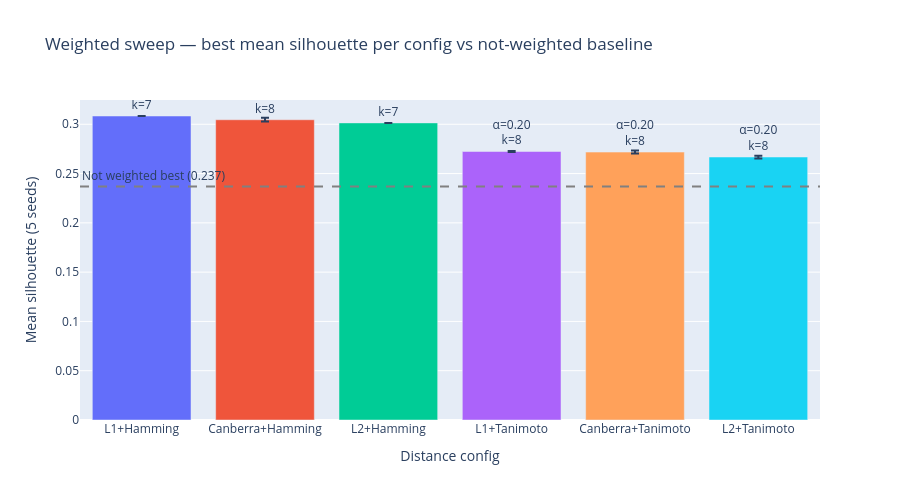

The code cell stored with this chart in its notebook:
### Markdown cell above
### ARI matrix

The three methods split into two agreement regimes:

- Not weighted vs weighted: ARI = 0.824 — strong agreement. Despite the alpha shift from neutral to optimised, the two distance-space methods assign clients to largely the same groups, confirming that the weighted optimisation refines rather than restructures the segmentation.
- Not weighted vs UMAP: ARI = 0.205 — weak agreement.
- Weighted vs UMAP: ARI = 0.212 — weak agreement.

The UMAP partitions are substantially different from both distance-space solutions. This is not necessarily a failure — UMAP operates in a learned latent space with different geometric assumptions, and a k=10 partition in that space need not align label-for-label with a k=10 partition in the original mixed-distance space. However, it does mean UMAP cannot be claimed as an independent validation of the distance-space segments here. The two approaches should be treated as alternative views of the data structure rather than converging evidence.

### Code cell
# Alpha sweep summary: what did weighting add?
#
# This shows whether the alpha sweep improved over the neutral baseline,
# and where the peak silhouette sat relative to neutral alpha.

print("\n── Alpha sweep results (weighted notebook) ──")
display(w["df_best"])

# Neutral baselines (recalculated for reference)
# These match what the weighted notebook computed
n_num_cols = 14
n_cat_ham  = 3
n_cat_tan  = 10
neutral_hamming  = n_num_cols / (n_num_cols + n_cat_ham)
neutral_tanimoto = n_num_cols / (n_num_cols + n_cat_tan)

fig_sweep = go.Figure()

for _, row in w["df_best"].iterrows():
    config_label = f"{row['num_dist']}+{row['cat_dist']}"
    fig_sweep.add_trace(go.Bar(
        x=[config_label],
        y=[row["mean_sil"]],
        error_y=dict(type="data", array=[row["std_sil"]], visible=True),
        name=config_label,
        text=f"α={row['alpha']:.2f}<br>k={row['k']}",
        textposition="outside",
    ))

fig_sweep.add_hline(
    y=nw["winner_sil"],
    line_dash="dash", line_color="gray",
    annotation_text=f"Not weighted best ({nw['winner_sil']:.3f})",
    annotation_position="top left",
)
fig_sweep.update_layout(
    title="Weighted sweep — best mean silhouette per config vs not-weighted baseline",
    yaxis_title="Mean silhouette (5 seeds)",
    xaxis_title="Distance config",
    height=500,
    showlegend=False,
)
fig_sweep.show()

# Gower reference
gower_sil = w["best_gower"]["mean_sil"]
print(f"\nGower baseline     : sil={gower_sil:.4f}  k={w['best_gower']['k']}")
print(f"Not weighted best  : sil={nw['winner_sil']:.4f}  k={nw['winner_k']}  config={nw['winner']}")
print(f"Weighted best      : sil={w['winner_sil']:.4f}  k={w['winner_k']}  config={w['winner']}  α={w['best_alpha']:.4f}")

### Figure 1 — Plotly figure (JSON) as saved in the notebook; plotly's stock layout.template omitted (floating-point values rounded to 4 significant figures)
{"data": [{"error_y": {"array": [0], "type": "data", "visible": true}, "name": "L1+Hamming", "text": "α=0.20<br>k=7", "textposition": "outside", "type": "bar", "x": ["L1+Hamming"], "y": [0.3084]}, {"error_y": {"array": [0.0019], "type": "data", "visible": true}, "name": "Canberra+Hamming", "text": "α=0.20<br>k=8", "textposition": "outside", "type": "bar", "x": ["Canberra+Hamming"], "y": [0.3046]}, {"error_y": {"array": [0], "type": "data", "visible": true}, "name": "L2+Hamming", "text": "α=0.20<br>k=7", "textposition": "outside", "type": "bar", "x": ["L2+Hamming"], "y": [0.3014]}, {"error_y": {"array": [0.0004], "type": "data", "visible": true}, "name": "L1+Tanimoto", "text": "α=0.20<br>k=8", "textposition": "outside", "type": "bar", "x": ["L1+Tanimoto"], "y": [0.2724]}, {"error_y": {"array": [0.0015], "type": "data", "visible": true}, "name": "Canberra+Tanimoto", "text": "α=0.20<br>k=8", "textposition": "outside", "type": "bar", "x": ["Canberra+Tanimoto"], "y": [0.2718]}, {"error_y": {"array": [0.0014], "type": "data", "visible": true}, "name": "L2+Tanimoto", "text": "α=0.20<br>k=8", "textposition": "outside", "type": "bar", "x": ["L2+Tanimoto"], "y": [0.2668]}], "layout": {"annotations": [{"showarrow": false, "text": "Not weighted best (0.237)", "x": 0, "xanchor": "left", "xref": "x domain", "y": 0.2369, "yanchor": "bottom", "yref": "y"}], "height": 500, "shapes": [{"line": {"color": "gray", "dash": "dash"}, "type": "line", "x0": 0, "x1": 1, "xref": "x domain", "y0": 0.2369, "y1": 0.2369, "yref": "y"}], "showlegend": false, "title": {"text": "Weighted sweep — best mean silhouette per config vs not-weighted baseline"}, "xaxis": {"title": {"text": "Distance config"}}, "yaxis": {"title": {"text": "Mean silhouette (5 seeds)"}}}}
